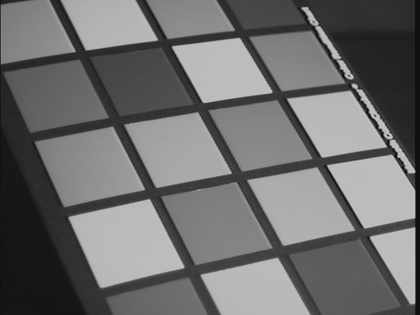
%> input picture CMPEN454/Projects/Project 1/data/img01.jpg, 420 x 315 px, shrunk from 640 x 480 before the run; its folder holds only this picture in this run
$ octave houghScriptEditable.m   (GNU Octave 9; MATLAB toolbox functions it lacks are replaced by stand-ins)
%> lines starting %> are read from the running program, lines starting %| are printed output that depends on the picture; in (x1, y1, x2, y2) boxes, pixels count from 0 and x2, y2 are one past the last pixel; in counts of white or black regions, pixels touching at a corner belong together; the program's own positions count from 1
### CMPEN454/Projects/Project 1/SubmissionFolder/matlab/myImageFilter.m
function [img1] = myImageFilter(img0, h)
    % Returns a convulved image img1, using img0 and h
    % Makes use of Matlabs padding function (padarray)
    % img0 - greyscale image
    % h - odd sized filter kernel

    % Recall convolution is cross correlation with flipped image
    % across both axes

    % flip filter
    flip_img = rot90(img0,2);

    % pad image
    two = uint8(2);
    pad_size_row = double(idivide(size(h,1),two));
    pad_size_col = double(idivide(size(h,2),two));
    flip_img = padarray(flip_img, [pad_size_row pad_size_col], 'replicate','both');


    img_rows = size(img0,1);
    img_cols = size(img0,2);
    img1 = zeros(img_rows, img_cols); % create output as zeroes
    % perform convolution
    for pixel_row = (pad_size_row+1):(size(flip_img,1) - pad_size_row)
        for pixel_col = (pad_size_col+1):(size(flip_img,2) - pad_size_col)
            img_kern = flip_img(pixel_row - pad_size_row:pixel_row + pad_size_row, pixel_col - pad_size_col:pixel_col + pad_size_col);
            img1(pixel_row - pad_size_row, pixel_col - pad_size_col) = sum(sum(img_kern .* h));
        end
    end
end

### CMPEN454/Projects/Project 1/SubmissionFolder/matlab/myEdgeFilter.m
function [img1] = myEdgeFilter(img0, sigma)
    % Returns an edge magnitude img1
    % img0 - grayscale image
    % sigma - Standard Deviation of gaussian smoothing kernel

    % Create Gaussian kernel
    hsize = 2 * ceil(3 * sigma) + 1;
    h = fspecial('gaussian', hsize, sigma);

    % Use myImageFilter to convolve img0 with gaussian kernel
    smooth_img = myImageFilter(img0, h);

    % imgx - gradient in x direction (Sobel filter)
    sobel = [1 0 -1;
             2 0 -2;
             1 0 -1];
    imgx = myImageFilter(smooth_img, sobel);

    % imgy - gradient in y direction (Sobel filter)
    sobel = [1 2 1;
             0 0 0;
             -1 -2 -1];
    imgy = myImageFilter(smooth_img, sobel);

    % magnitude of gradient - sqrt(x^2 + y^2)
    img_max = (imgx .^2 + imgy .^ 2) .^ 0.5;
    img1 = img_max;

    % NMS
    % vector angle -> atan(y/x) (range is -90 to 90)
    thetas = rad2deg(atan(imgy ./ imgx));
    for row = 1:size(img1,1)
        for col = 1:size(img1,2)
            angle = thetas(row, col);
            if angle < 0
                angle = angle * -1;
            end
            if angle < 22.5 % 0 degree mapping
               if (col > 1 && img_max(row, col-1) > img_max(row, col)) || ...
                   (col < size(img1,2) && img_max(row, col+1) > img_max(row, col))
                   img1(row,col) = 0;
               end
            elseif angle < 67.5 % 45 degree mapping
               if (row > 1 && col < size(img1,2) && img_max(row -1, col+1) > img_max(row, col)) ||  ...
                       (row < size(img1,1) && col > 1 && img_max(row+1, col-1) > img_max(row, col))
                   img1(row,col) = 0;
               end
            elseif angle < 112.5 % 90 degree mapping
                if (row > 1 && img_max(row-1, col) > img_max(row, col)) || ...
                        (row < size(img1,1) && img_max(row+1, col) > img_max(row, col))
                   img1(row,col) = 0;
               end
            else % 135 degree mapping
                if (row < size(img1,1) && col > 1 && img_max(row+1, col-1) > img_max(row, col)) || ...
                        (row > 1 && col < size(img1,2) && img_max(row-1, col+1) > img_max(row, col))
                   img1(row,col) = 0;
               end
            end
        end
    end
end


### CMPEN454/Projects/Project 1/SubmissionFolder/matlab/myHoughTransform.m
function [H, rhoScale, thetaScale] = myHoughTransform(Im, threshold, rhoRes, thetaRes)
	% Performs Hough transform on edge magnitude image
    % Im - edge magnitude image
    % threshold - edge strength threshold
    % rhoRes - resolution along rho
    % thetaRes - resolution along theta
    % returns
    % H - hough transform accumulator
    % rhoScale - array of rho values in H (y value of H)
    % thetaScale - array of theta values in H (x value of H)

    % Threshold Im (only include values above threshold)
    Im_thresh = Im;
    Im_thresh(Im <= threshold) = 0;

    % instantiate variables
    thetaPixels = floor((2 * pi) / thetaRes); % number of theta pixels
    thetaStep = (2 * pi) / (thetaPixels -1); % stepping through theta to fill pixels
    thetaScale = 0:thetaStep:(2 * pi);

    rhoStop = (size(Im,1)^2 + size(Im,2)^2) ^ 0.5; % M = magnitudeof (max(x),max(y))
    rhoPixels = ceil(rhoStop / rhoRes); % number of rho pixels
    H = zeros(rhoPixels, thetaPixels);

    % vote
    [y, x] = find(Im_thresh);
    y = y - 1;
    x = x - 1;
    % each point - calculate hough line
    rho = zeros(size(x,1), thetaPixels);
    for i = 1:size(x)
        rho(i,:) = x(i) .* cos(thetaScale) +  y(i) .* sin(thetaScale);
    end

    for i = 1:size(x,1)
        for j = 1:thetaPixels % go through each theta
            rho_val = rho(i,j);
            if rho_val <= 0
                continue % don't count neg rho
            end
            rho_val = rho_val / rhoRes; % adjust for res
            rho_val = ceil(rho_val);
            H(rho_val, j) = H(rho_val, j) + 1; % cast your vote!
        end
    end
    % normalize H
    max_vote = max(max(H));
    H = H ./ max_vote;

    rhoStep = rhoStop / (rhoPixels - 1);
    rhoScale = 0:rhoStep:rhoStop;
end


### CMPEN454/Projects/Project 1/SubmissionFolder/matlab/myHoughLines.m
function [rhos, thetas] = myHoughLines(H, nLines)
    % Detect lines from hough transform
    % H - Hough transform accumulator
    % nLines - number of lines to return

    % NMS
    H_di = imdilate(H, [0 0 0 0 0 ; 0 0 1 0 0; 0 0 0 0 0]);

    % chose top peaks
    [~, indices] = sort(H_di(:), 'desc');
    [rhos, thetas] = ind2sub(size(H_di), indices(1:nLines));
end


### CMPEN454/Projects/Project 1/SubmissionFolder/matlab/houghScriptEditable.m
clear;

datadir     = '../data';    %the directory containing the images
resultsdir  = '../results'; %the directory for dumping results

%parameters
sigma     = 5;
threshold = 0.03;
rhoRes    = 2;
thetaRes  = pi/90;
nLines    = 50;
%end of parameters

imglist = dir(sprintf('%s/*.jpg', datadir));

for i = 1:numel(imglist)

    %read in images%
    [path, imgname, dummy] = fileparts(imglist(i).name);
    img = imread(sprintf('%s/%s', datadir, imglist(i).name));
%> img is the input picture: size 315x420 uint8; min 6, max 207, mean 109.7

    if (ndims(img) == 3)
        img = rgb2gray(img);
    end

    img = double(img) / 255;
%> img: size 315x420 double

    %actual Hough line code function calls%
    [Im] = myEdgeFilter(img, sigma);
%> in myImageFilter, `flip_img = padarray(flip_img, [pad_size_row pad_size_col], 'replicate'..`:
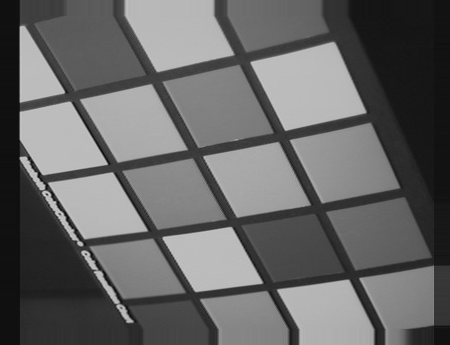
%> flip_img: size 345x450 double; min 0.0235, max 0.812, mean 0.401
%> call 2 of myImageFilter, with h = [1 0 -1; 2 0 -2; 1 0 -1]
%> after the loop in myImageFilter (call 2), `for pixel_row = (pad_size_row+1):(size(flip_img,1) - pad_size_row)`:
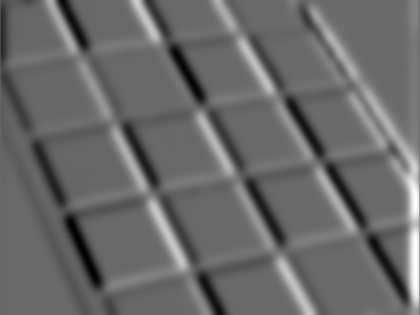
%> img1: size 315x420 double; min -0.307, max 0.429, mean 0.000208; drawn with min black and max white
%> call 3 of myImageFilter, with h = [1 2 1; 0 0 0; -1 -2 -1]
%> after the loop in myImageFilter (call 3), `for pixel_row = (pad_size_row+1):(size(flip_img,1) - pad_size_row)`:
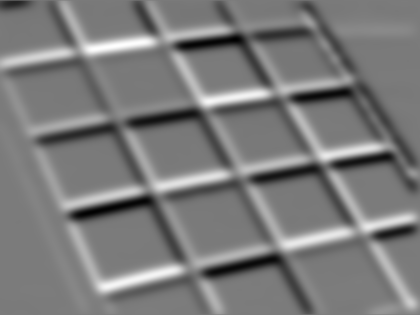
%> img1: size 315x420 double; min -0.297, max 0.317, mean 5.7e-05; drawn with min black and max white
%> in myEdgeFilter, `img_max = (imgx .^2 + imgy .^ 2) .^ 0.5;`:
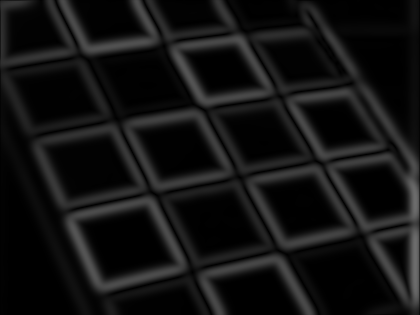
%> img_max: size 315x420 double; min 6.41e-06, max 0.429, mean 0.0756
%> in myEdgeFilter, `thetas = rad2deg(atan(imgy ./ imgx));`:
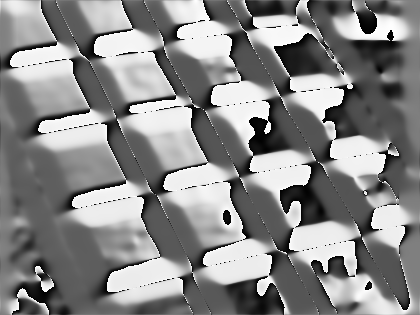
%> thetas: size 315x420 double; min -90, max 90, mean 6.9; drawn with min black and max white
%> after the loop in myEdgeFilter, `for row = 1:size(img1,1)`:
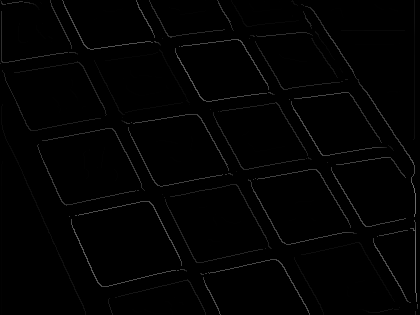
%> img1: size 315x420 double; min 0, max 0.429, mean 0.00841
    [H,rhoScale,thetaScale] = myHoughTransform(Im, threshold, rhoRes, thetaRes);
%> in myHoughTransform, `Im_thresh(Im <= threshold) = 0;`: Im_thresh: size 315x420 double; 1.44% of pixels changed, all inside (x1, y1, x2, y2) = (1, 0, 400, 315)
%> in myHoughTransform, `[y, x] = find(Im_thresh);`: y = 5877 values from 1 to 315; x = 5877 values from 1 to 418
%> in myHoughTransform, `y = y - 1;`: y = 5877 values, max 314 at index 999, min 0 at index 1, mean 150.2
%> in myHoughTransform, `x = x - 1;`: x = 5877 values from 0 to 417
%> after the loop in myHoughTransform, `for i = 1:size(x,1)`:
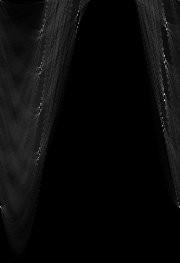
%> H: size 263x180 double; min 0, max 265, mean 11.2; drawn with min black and max white
%> in myHoughTransform, `max_vote = max(max(H));`: max_vote = 265
%> rhoScale = 263 values from 0 to 525; thetaScale = 180 values from 0 to 6.28
    [rhos, thetas] = myHoughLines(H, nLines);
%> the run ends on the next line
